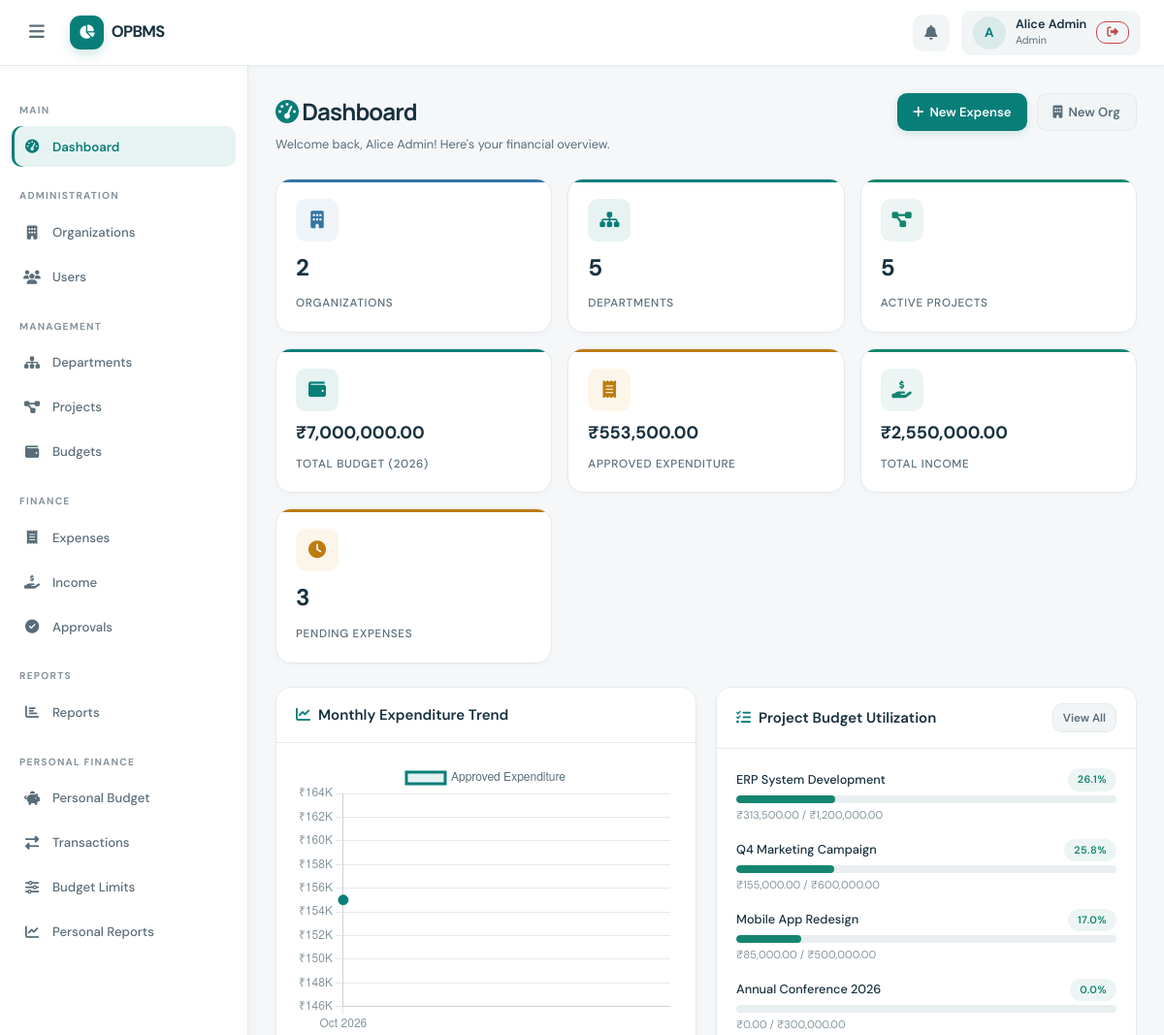
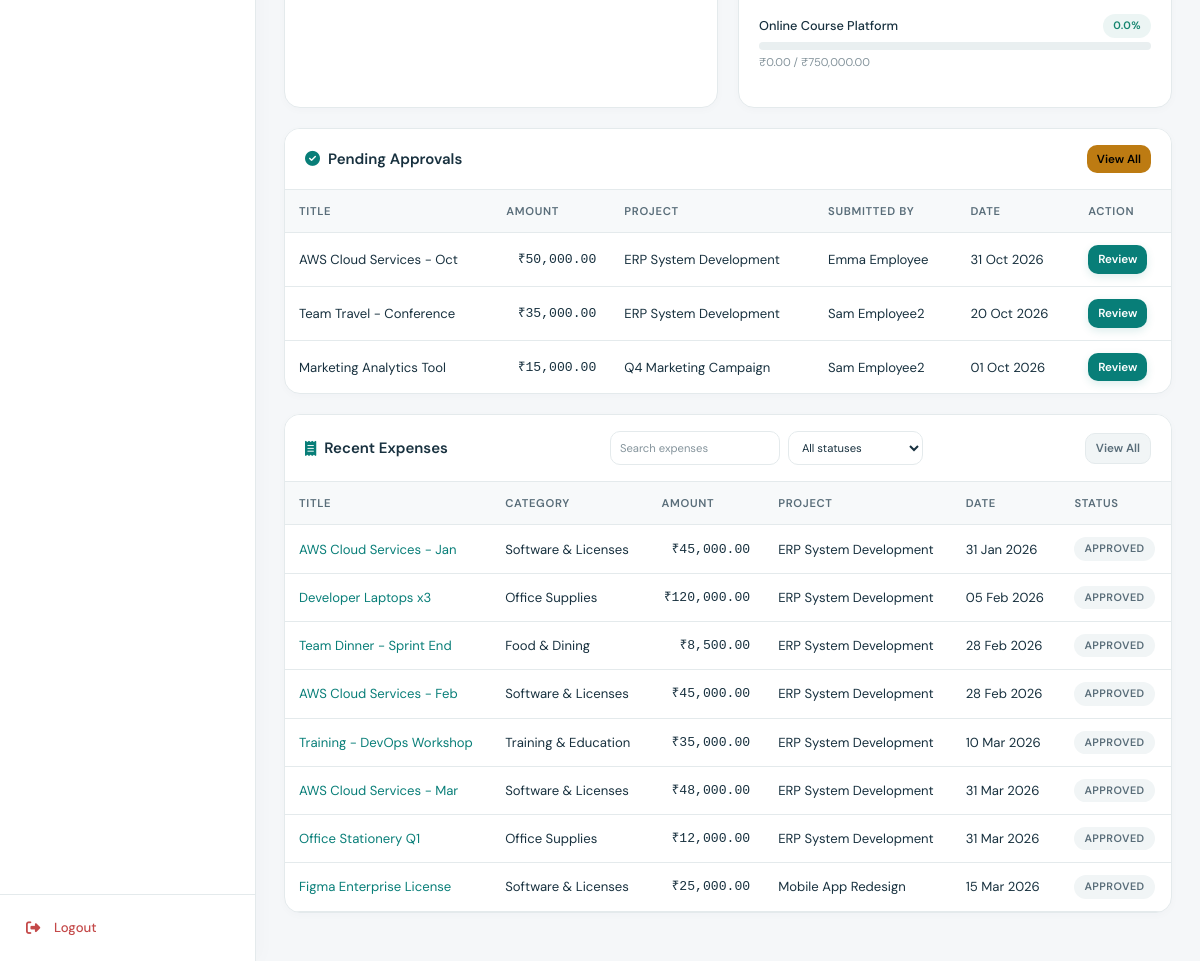
/dashboard.php (signed in), run on the app's committed database (2 pictures, top to bottom).
### tables this page shows
CREATE TABLE IF NOT EXISTS users (
    id            INT UNSIGNED AUTO_INCREMENT PRIMARY KEY,
    name          VARCHAR(120)  NOT NULL,
    email         VARCHAR(180)  NOT NULL UNIQUE,
    password_hash VARCHAR(255)  NOT NULL,
    role          ENUM('admin','dept_manager','project_manager','employee','personal') NOT NULL DEFAULT 'employee',
    is_active     TINYINT(1)   NOT NULL DEFAULT 1,
    created_at    TIMESTAMP    NOT NULL DEFAULT CURRENT_TIMESTAMP,
    updated_at    TIMESTAMP    NOT NULL DEFAULT CURRENT_TIMESTAMP ON UPDATE CURRENT_TIMESTAMP,
    INDEX idx_users_role (role),
    INDEX idx_users_email (email)
);

CREATE TABLE IF NOT EXISTS expenses (
    id              INT UNSIGNED  AUTO_INCREMENT PRIMARY KEY,
    title           VARCHAR(255)  NOT NULL,
    description     TEXT,
    amount          DECIMAL(15,2) NOT NULL,
    category_id     INT UNSIGNED,
    expense_date    DATE          NOT NULL,
    organization_id INT UNSIGNED,
    department_id   INT UNSIGNED,
    project_id      INT UNSIGNED,
    submitted_by    INT UNSIGNED  NOT NULL,
    status          ENUM('pending','approved','rejected','cancelled') NOT NULL DEFAULT 'pending',
    approved_by     INT UNSIGNED,
    approved_at     TIMESTAMP     NULL,
    rejection_reason TEXT,
    receipt_path    VARCHAR(500),
    created_at      TIMESTAMP     NOT NULL DEFAULT CURRENT_TIMESTAMP,
    updated_at      TIMESTAMP     NOT NULL DEFAULT CURRENT_TIMESTAMP ON UPDATE CURRENT_TIMESTAMP,
    FOREIGN KEY (category_id)     REFERENCES expense_categories(id) ON DELETE SET NULL,
    FOREIGN KEY (organization_id) REFERENCES organizations(id)      ON DELETE CASCADE,
    FOREIGN KEY (department_id)   REFERENCES departments(id)        ON DELETE CASCADE,
    FOREIGN KEY (project_id)      REFERENCES projects(id)           ON DELETE CASCADE,
    FOREIGN KEY (department_id, organization_id) REFERENCES departments(id, organization_id) ON DELETE CASCADE,
    FOREIGN KEY (project_id, department_id) REFERENCES projects(id, department_id) ON DELETE CASCADE,
    FOREIGN KEY (submitted_by)    REFERENCES users(id)              ON DELETE RESTRICT,
    FOREIGN KEY (approved_by)     REFERENCES users(id)              ON DELETE SET NULL,
    INDEX idx_exp_proj      (project_id),
    INDEX idx_exp_dept      (department_id),
    INDEX idx_exp_org       (organization_id),
    INDEX idx_exp_status    (status),
    INDEX idx_exp_date      (expense_date),
    INDEX idx_exp_submitter (submitted_by)
);

CREATE TABLE IF NOT EXISTS projects (
    id              INT UNSIGNED AUTO_INCREMENT PRIMARY KEY,
    department_id   INT UNSIGNED  NOT NULL,
    name            VARCHAR(200)  NOT NULL,
    description     TEXT,
    manager_id      INT UNSIGNED,
    start_date      DATE,
    end_date        DATE,
    status          ENUM('active','completed','on_hold','cancelled') NOT NULL DEFAULT 'active',
    created_at      TIMESTAMP    NOT NULL DEFAULT CURRENT_TIMESTAMP,
    updated_at      TIMESTAMP    NOT NULL DEFAULT CURRENT_TIMESTAMP ON UPDATE CURRENT_TIMESTAMP,
    FOREIGN KEY (department_id) REFERENCES departments(id) ON DELETE CASCADE,
    FOREIGN KEY (manager_id)    REFERENCES users(id)       ON DELETE SET NULL,
    UNIQUE KEY uq_project_id_dept (id, department_id),
    INDEX idx_proj_dept (department_id),
    INDEX idx_proj_mgr  (manager_id)
);

CREATE TABLE IF NOT EXISTS expense_categories (
    id          INT UNSIGNED AUTO_INCREMENT PRIMARY KEY,
    name        VARCHAR(100) NOT NULL UNIQUE,
    type        ENUM('organizational','personal','both') NOT NULL DEFAULT 'both',
    description VARCHAR(255),
    is_active   TINYINT(1)  NOT NULL DEFAULT 1
);

### dashboard.php (the view, shortened to what the rows shown need)
<?php
require_once __DIR__ . '/includes/auth.php';
require_once __DIR__ . '/includes/functions.php';
$pdo  = getDB();
$role = $_SESSION['user_role'];
$uid  = (int)$_SESSION['user_id'];
$expenseScope = getExpenseScopeSql($role, $uid, 'e');
$recentQ = "SELECT e.*, u.name as submitter_name, ec.name as cat_name, p.name as proj_name
            FROM expenses e
            JOIN users u ON u.id=e.submitted_by
            LEFT JOIN expense_categories ec ON ec.id=e.category_id
            LEFT JOIN projects p ON p.id=e.project_id
            WHERE {$expenseScope[0]} ORDER BY e.created_at DESC LIMIT 8";
$stmt = $pdo->prepare($recentQ);
$stmt->execute($expenseScope[1]);
$recentExpenses = $stmt->fetchAll();
$trendStmt = $pdo->prepare("SELECT DATE_FORMAT(e.expense_date,'%b %Y') AS label, SUM(e.amount) AS total
    FROM expenses e WHERE e.status='approved' AND e.expense_date >= DATE_SUB(CURDATE(), INTERVAL 6 MONTH)
      AND ({$expenseScope[0]})
    GROUP BY YEAR(e.expense_date), MONTH(e.expense_date) ORDER BY YEAR(e.expense_date), MONTH(e.expense_date)");
$trendStmt->execute($expenseScope[1]);
$trendData = $trendStmt->fetchAll();
$pendingApprovals = [];
if (in_array($role, ['admin', 'dept_manager', 'project_manager'])) {
    $approvalStmt = $pdo->prepare("SELECT e.*, u.name as submitter_name, p.name as proj_name
        FROM expenses e JOIN users u ON u.id=e.submitted_by LEFT JOIN projects p ON p.id=e.project_id
        WHERE e.status='pending' AND e.submitted_by <> ? AND ({$expenseScope[0]})
        ORDER BY e.created_at ASC LIMIT 5");
    $approvalStmt->execute(array_merge([$uid], $expenseScope[1]));
    $pendingApprovals = $approvalStmt->fetchAll();
}
require_once __DIR__ . '/includes/header.php';
?>
<main class="main-content">
  <div class="page-header">
    <div>
      <h1 class="page-title"><i class="fa fa-tachometer-alt" style="color:var(--color-primary)"></i> Dashboard</h1>
    </div>
  </div>
  <?php if (!empty($pendingApprovals)): ?>
  <div class="card">
    <div class="card-body" style="padding:0;">
      <div class="table-wrap">
        <table>
          <thead><tr><th>Title</th><th>Amount</th><th>Project</th><th>Submitted By</th><th>Date</th><th>Action</th></tr></thead>
          <tbody>
            <?php foreach ($pendingApprovals as $exp): ?>
            <tr>
              <td><?= e($exp['title']) ?></td>
              <td class="text-right font-mono"><?= formatMoney((float)$exp['amount']) ?></td>
              <td><?= e($exp['proj_name'] ?? '-') ?></td>
              <td><?= e($exp['submitter_name']) ?></td>
              <td><?= formatDate($exp['expense_date']) ?></td>
              <td>
                <a href="<?= BASE_URL ?>/approvals/review.php?id=<?= $exp['id'] ?>" class="btn btn-sm btn-primary">Review</a>
              </td>
            </tr>
            <?php endforeach; ?>
          </tbody>
        </table>
      </div>
    </div>
  </div>
  <?php endif; ?>
  <div class="card">
    <div class="card-body" style="padding:0;">
      <div class="table-wrap">
        <table id="recentExpensesTable">
          <thead><tr><th>Title</th><th>Category</th><th>Amount</th><th>Project</th><th>Date</th><th>Status</th></tr></thead>
          <tbody>
            <?php if (empty($recentExpenses)): ?>
            <tr><td colspan="6"><div class="empty-state"><i class="fa fa-inbox"></i><p>No expenses yet.</p></div></td></tr>
            <?php else: ?>
              <?php foreach ($recentExpenses as $exp): ?>
              <tr data-filter-item>
                <td><a href="<?= BASE_URL ?>/expenses/view.php?id=<?= $exp['id'] ?>"><?= e($exp['title']) ?></a></td>
                <td><?= e($exp['cat_name'] ?? '-') ?></td>
                <td class="text-right font-mono"><?= formatMoney((float)$exp['amount']) ?></td>
                <td><?= e($exp['proj_name'] ?? '-') ?></td>
                <td><?= formatDate($exp['expense_date']) ?></td>
                <td><?= statusBadge($exp['status']) ?></td>
              </tr>
              <?php endforeach; ?>
            <?php endif; ?>
          </tbody>
        </table>
      </div>
    </div>
  </div>
</main>
<script>
// Monthly Trend Chart
const trendLabels = <?= json_encode(array_column($trendData, 'label')) ?>;
const trendValues = <?= json_encode(array_map(fn($r) => (float)$r['total'], $trendData)) ?>;
const ctx = document.getElementById('trendChart');
if (ctx) {
  new Chart(ctx, {
    type: 'line',
    data: {
      labels: trendLabels,
      datasets: [{
        label: 'Approved Expenditure',
        data: trendValues,
        borderColor: '#087e78',
        backgroundColor: 'rgba(8,126,120,0.1)',
        tension: 0.4,
        fill: true,
        pointBackgroundColor: '#087e78',
        pointRadius: 5,
      }]
    },
    options: {
      responsive: true, maintainAspectRatio: false,
      plugins: { legend: { labels: { color: '#596d79' } } },
      scales: {
        x: { ticks: { color: '#85949c' }, grid: { color: '#e4eaec' } },
        y: { ticks: { color: '#85949c', callback: v => '₹' + (v/1000).toFixed(0) + 'K' }, grid: { color: '#e4eaec' } }
      }
    }
  });
}
</script>
<?php require_once __DIR__ . '/includes/footer.php'; ?>

### includes/header.php (shortened to what the rows shown need)
<?php
require_once __DIR__ . '/../includes/functions.php';
$currentUser = getCurrentUser();
?>
<!DOCTYPE html>
<html lang="en">
<head>
<link rel="stylesheet" href="<?= BASE_URL ?>/assets/css/style.css">
<link rel="stylesheet" href="https://cdnjs.cloudflare.com/ajax/libs/font-awesome/6.5.0/css/all.min.css">
</head>
<body>
<div class="app-wrapper">
<header class="topbar">
  <nav class="topbar-right">
    <?php if ($currentUser): ?>
    <div class="topbar-user">
      <div class="user-avatar"><?= strtoupper(substr($currentUser['name'], 0, 1)) ?></div>
      <div class="user-meta">
        <span class="user-name"><?= e($currentUser['name']) ?></span>
        <span class="user-role"><?= e(ucwords(str_replace('_', ' ', $currentUser['role']))) ?></span>
      </div>
      <a href="<?= BASE_URL ?>/auth/logout.php" class="btn btn-sm btn-outline-danger" title="Logout">
        <i class="fa fa-sign-out-alt"></i>
      </a>
    </div>
    <?php endif; ?>
  </nav>
</header>

### includes/functions.php (shortened to what the rows shown need)
<?php
function e(string $s): string {
    return htmlspecialchars($s, ENT_QUOTES | ENT_HTML5, 'UTF-8');
}
function formatMoney(float $amount, string $currency = '₹'): string {
    return $currency . number_format($amount, 2, '.', ',');
}
function formatDate(?string $date): string {
    return date('d M Y', strtotime($date));
}
function statusBadge(string $status): string {
    $map = [
        'pending'   => '<span class="badge badge-warning">Pending</span>',
        'approved'  => '<span class="badge badge-success">Approved</span>',
        'rejected'  => '<span class="badge badge-danger">Rejected</span>',
        'active'    => '<span class="badge badge-success">Active</span>',
        'completed' => '<span class="badge badge-info">Completed</span>',
        'on_hold'   => '<span class="badge badge-warning">On Hold</span>',
        'cancelled' => '<span class="badge badge-danger">Cancelled</span>',
        'proposed'  => '<span class="badge badge-secondary">Proposed</span>',
        'revised'   => '<span class="badge badge-info">Revised</span>',
    ];
    return $map[$status] ?? '<span class="badge badge-secondary">' . e(ucfirst($status)) . '</span>';
}

### data on the page
users: name "A", name "Alice Admin", role "Admin"
expenses: title "AWS Cloud Services - Oct", amount "₹50,000.00", department.name "ERP System Development", submitted_by.name "Emma Employee", expense_date "31 Oct 2026"
expenses: title "Team Travel - Conference", amount "₹35,000.00", department.name "ERP System Development", submitted_by.name "Sam Employee2", expense_date "20 Oct 2026"
expenses: title "Marketing Analytics Tool", amount "₹15,000.00", project.name "Q4 Marketing Campaign", submitted_by.name "Sam Employee2", expense_date "01 Oct 2026"
expenses: title "AWS Cloud Services - Jan", category.name "Software & Licenses", amount "₹45,000.00", department.name "ERP System Development", expense_date "31 Jan 2026", status "APPROVED"
expenses: title "Developer Laptops x3", category.name "Office Supplies", amount "₹120,000.00", department.name "ERP System Development", expense_date "05 Feb 2026", status "APPROVED"
expenses: title "Team Dinner - Sprint End", category.name "Food & Dining", amount "₹8,500.00", department.name "ERP System Development", expense_date "28 Feb 2026", status "APPROVED"
expenses: title "AWS Cloud Services - Feb", category.name "Software & Licenses", amount "₹45,000.00", department.name "ERP System Development", expense_date "28 Feb 2026", status "APPROVED"
expenses: title "Training - DevOps Workshop", category.name "Training & Education", amount "₹35,000.00", department.name "ERP System Development", expense_date "10 Mar 2026", status "APPROVED"
expenses: title "AWS Cloud Services - Mar", category.name "Software & Licenses", amount "₹48,000.00", department.name "ERP System Development", expense_date "31 Mar 2026", status "APPROVED"
expenses: title "Office Stationery Q1", category.name "Office Supplies", amount "₹12,000.00", department.name "ERP System Development", expense_date "31 Mar 2026", status "APPROVED"
expenses: title "Figma Enterprise License", category.name "Software & Licenses", amount "₹25,000.00", project.name "Mobile App Redesign", expense_date "15 Mar 2026", status "APPROVED"

### other printed values
$label "Dashboard Organizations Users Departments Projects Budgets Expenses Income Approvals Reports Personal Budget Transactions Budget Limits Personal Reports"
$_SESSION['user_name'] "Alice Admin"
$totalOrgs "2"
$totalDepts "5"
$totalProjects "5"
formatMoney((float)$totalBudget) "₹7,000,000.00"
formatMoney((float)$totalExpenditure) "₹553,500.00"
formatMoney((float)$totalIncome) "₹2,550,000.00"
$pendingCount "3"
$p['project_name'] "ERP System Development"
$p['utilization_pct'] "26.1"
formatMoney((float)$p['approved_expenditure']) "₹313,500.00"
formatMoney((float)$p['allocated_budget']) "₹1,200,000.00"
$p['project_name'] "Q4 Marketing Campaign"
$p['utilization_pct'] "25.8"
